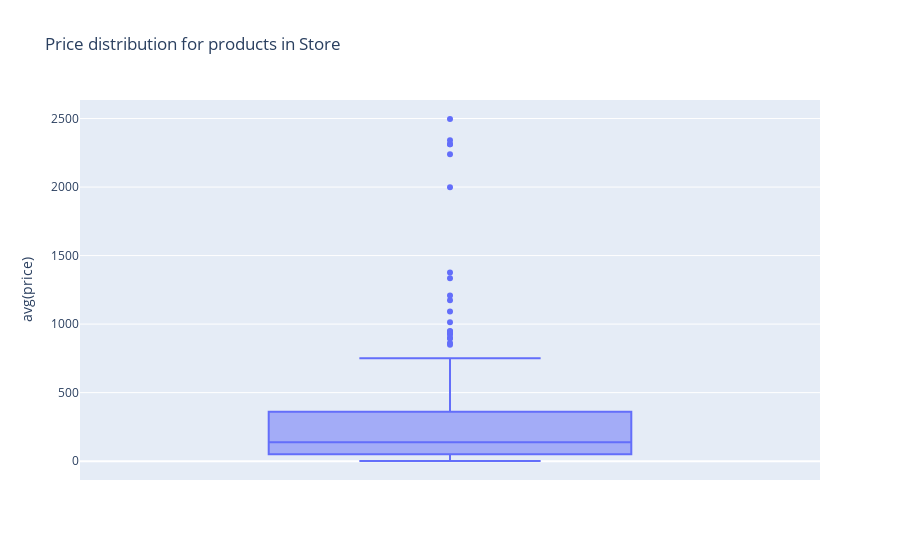

Notebook cell for this chart:
### Code cell
px.box(sdf_raw.groupBy("product_id").avg("price").toPandas(), y="avg(price)", title="Price distribution for products in Store")

### Figure 1 — Plotly figure (JSON) as saved in the notebook; plotly's stock layout.template omitted (floating-point values rounded to 4 significant figures; data arrays with more than 128 entries replaced by an {"elided": "..."} marker saying what was removed)
{"data": [{"alignmentgroup": "True", "hovertemplate": "avg(price)=%{y}<extra></extra>", "legendgroup": "", "marker": {"color": "#636efa"}, "name": "", "notched": false, "offsetgroup": "", "orientation": "v", "showlegend": false, "type": "box", "x0": " ", "xaxis": "x", "y": {"elided": "214 float values"}, "y0": " ", "yaxis": "y"}], "layout": {"boxmode": "group", "legend": {"tracegroupgap": 0}, "title": {"text": "Price distribution for products in Store"}, "xaxis": {"anchor": "y", "domain": [0, 1]}, "yaxis": {"anchor": "x", "domain": [0, 1], "title": {"text": "avg(price)"}}}}
